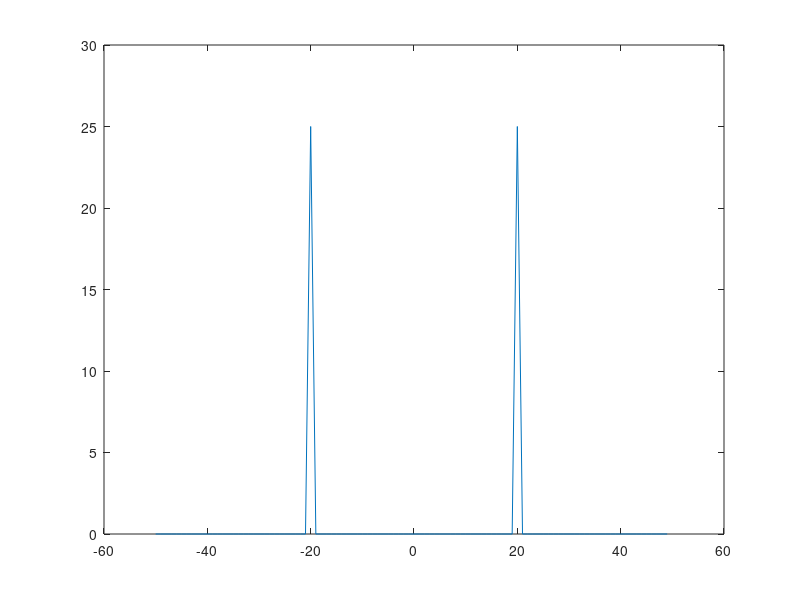
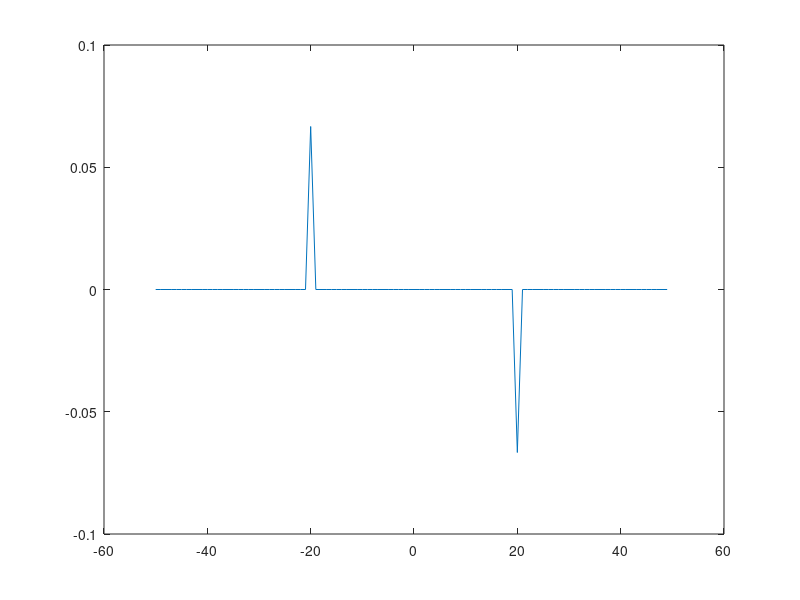

Recreate these plots in MATLAB, in order.
clc;
close all;
clear;

fs = 100;
fc = 5;
c = 300000000;
p = 2 / c;
v = 180 / 3.6;
r = 250000;
beta = 0.3;
alpha = 0.5;
ts = 1 / fs;
t = 0:ts:1-ts;
fd = beta * v;
td = p * r;
y = alpha * cos(2*pi*(fc+fd)*(t-td));

y2 = fftshift(fft(y));

l = length(y2);
f = (-l/2:l/2-1)/l*fs;

tol = 1e-6;
y2(abs(y2) < tol) = 0;

figure
plot(f,abs(y2))

theta = angle (y2);

figure
plot (f,theta/pi)

[m, index] = max (y2);
f_new = abs (f(index));
fd2 = f_new - fc;
theta = angle (y2(index));
td2 = theta / (2 * pi * f_new);
r2 = (td2 / p) / 1000;
v2 = (fd2 / beta) * 3.6;

disp (v2);
disp (r2);